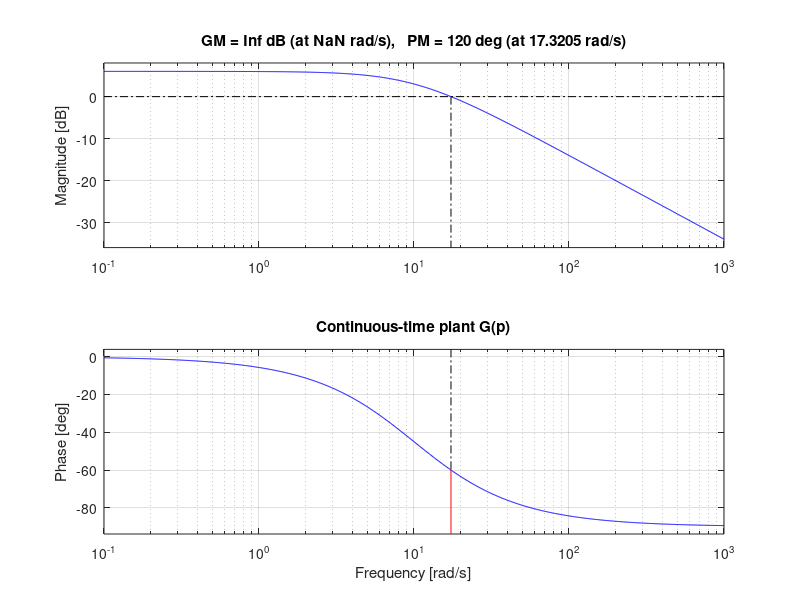

The MATLAB script that drew this image: (Note: this script raises an error after producing the figure.)
%% EXERCISE 4 – Digital control design in MATLAB
clear; clc; close all;

%%%%%%%%%%%%%%%%%%%%%%%%%%%%%%%%%%%%%%%%%%%%%%%%%%%%%%%%%%%%%%%%%%%%%%%%%%%
%  Continuous‑time plant:  G(p) = 2 / (1 + 0.1 p)
%%%%%%%%%%%%%%%%%%%%%%%%%%%%%%%%%%%%%%%%%%%%%%%%%%%%%%%%%%%%%%%%%%%%%%%%%%%

s = tf('p');                    % Laplace variable (MATLAB uses 's' or 'p')
G = 2/(1 + 0.1*s);              % plant

% ---- User choice: sampling time and pulsation for design ----
Te = 0.05;                      % sampling period [s], choose as needed
wr = 10;                        % rad/s (example value, adapt if given)

disp('Continuous‑time plant G(p):');
G

%% 1. Digital transfer function of the system (zero‑order hold)
Gd = c2d(G, Te, 'zoh');

disp('Digital plant G(z):');
Gd

%% 2. Bode/Black‑Nichols like plot of continuous plant
figure;
margin(G);                      % gives Bode with gain/phase margins
grid on;
title('Continuous‑time plant G(p)');

% (If you specifically want Nichols:)
% figure;
% nichols(G); grid on;
% title('Nichols chart of G(p)');

%% 3. Proportional gain from damping (resonance factor)
lambda = 0.42;                  % required closed‑loop damping factor
Q = 1/(2*lambda*sqrt(1-lambda^2));

% To use the given formula we evaluate open‑loop gain & phase at wr
[mag, phase] = bode(G, wr);     % |G(j*wr)| and phase φ in deg
Gwr = squeeze(mag);             % magnitude (scalar)
phi = deg2rad(squeeze(phase));  % phase in rad

% Formula:  Q^2 = (K*G)^2 / (1 + 2*K*G*cos(phi) + (K*G)^2)
% Let x = K*Gwr  =>  Q^2 = x^2 / (1 + 2*x*cos(phi) + x^2)
% Solve for x, then Kp = x / Gwr

syms x real
eq = Q^2 == x^2/(1 + 2*x*cos(phi) + x^2);
solx = double(solve(eq, x));    % two solutions, choose positive one
x_pos = max(solx);              % positive solution
Kp = x_pos / Gwr;               % proportional gain

fprintf('Resonance Q = %.3f,  Kp = %.3f\n', Q, Kp);

%% 4. Ti chosen as Ti = 5 / wr
Ti = 5/wr;
fprintf('Integral time Ti = %.3f s\n', Ti);

%% 5. Transfer function of the continuous PI controller
C = Kp * (1 + 1/(Ti*s));

disp('Continuous PI controller C(p):');
C

%% 6. Digital controller transfer function
% We discretize the PI controller with Tustin (bilinear) by default.
Cd = c2d(C, Te, 'tustin');

disp('Digital controller C(z):');
Cd

%% 7. Recursive (difference‑equation) form of the controller
% C(z) = (b0 + b1 z^-1 + ...)/(1 + a1 z^-1 + ...)
[numCz, denCz] = tfdata(Cd, 'v');   % numerator and denominator vectors

% Controller difference equation:
% y[k] = -a1*y[k-1] - a2*y[k-2] ... + b0*u[k] + b1*u[k-1] + ...
% where y = controller output, u = error input

disp('Digital PI controller coefficients:');
fprintf('Numerator (b): '); disp(numCz);
fprintf('Denominator (a): '); disp(denCz);

fprintf('\nDifference equation (controller output u_c[k]):\n');
for i = 2:length(denCz)
    fprintf('  - a%d * u_c[k-%d]\n', i-1, i-1);
end
for i = 1:length(numCz)
    fprintf('  + b%d * e[k-%d]\n', i-1, i-1);
end

%% 8. Closed‑loop validation in Simulink / MATLAB

% In MATLAB (no Simulink) we can quickly check step response:
T_cl = feedback(C*G, 1);    % continuous‑time closed loop
T_cl_d = feedback(Cd*Gd, 1);

figure;
step(T_cl, 'b', T_cl_d, 'r--');
legend('Continuous closed loop','Digital closed loop');
grid on;
title('Step responses (validation of controller)');

% For Simulink:
%  - Create a new model.
%  - Use blocks: Step -> Sum -> Discrete Transfer Fcn (Cd) -> Zero‑order Hold -> 
%    Transfer Fcn (G) -> Scope.
%  - Set sample time of Discrete Transfer Fcn & ZOH to Te.
